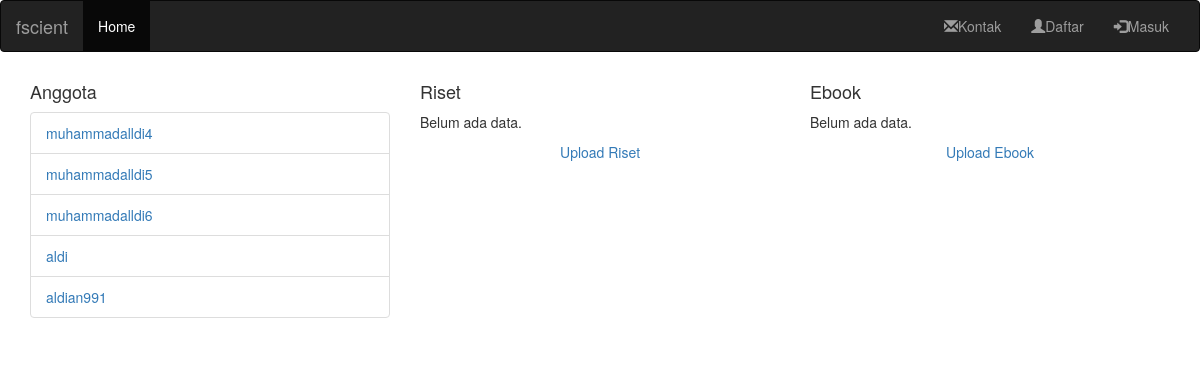
The app's page /, older data.
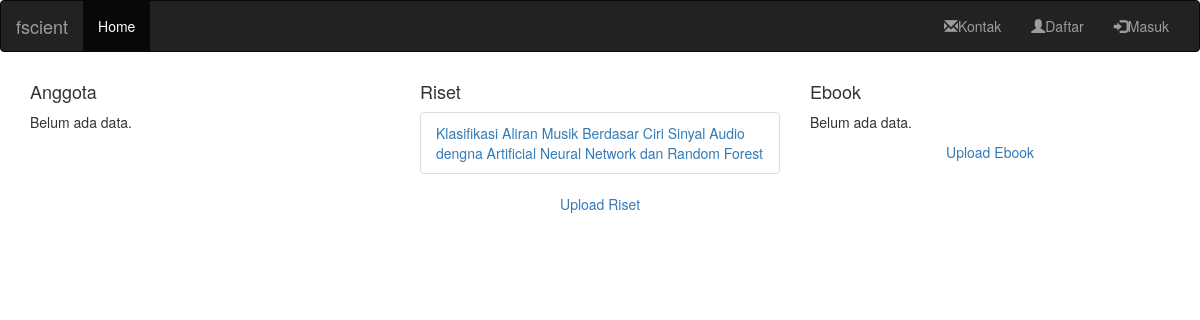
The same page, newer data.
### mahasiswa/models.py (models this page shows, shortened)
class Profile(models.Model):
    created = models.DateTimeField(auto_now_add=True)
    user 	= models.OneToOneField(User, on_delete=models.CASCADE)
    bio = models.TextField(max_length=500, blank=True)
    location = models.CharField(max_length=30, blank=True)
    first_name = models.CharField(max_length=100, blank=True)
    last_name = models.CharField(max_length=100, blank=True)
    email_address = models.EmailField()
    noreg = models.CharField(max_length=100, blank=True)
    angkatan = models.CharField(max_length=100, blank=True)
    peminatan = models.CharField(max_length=100, blank=True)
    class Meta:
        ordering = ('created',)

class Journal(models.Model):
    created         = models.DateTimeField(auto_now_add=True)
    description = models.CharField(max_length=255, blank=True)
    journal = models.FileField(upload_to='journal/')
    uploaded_at = models.DateTimeField(auto_now_add=True)

### mahasiswa/views.py (the view)
# urls.py: url(r'^$', views.index, name='index'),
def index(request):
    document_list  = Document.objects.all()
    mahasiswa_list  = Profile.objects.all()
    journal_list  = Journal.objects.all()
    context = {'latest_question_list': mahasiswa_list,'latest_document_list': document_list,'latest_journal_list': journal_list}
    return render(request, 'mahasiswa/index.html', context)

### mahasiswa/templates/mahasiswa/index.html (shortened to what this page needs)
{% extends 'mahasiswa/base.html' %}
  {% block content %}
  <div class="container">
    <div class="row">
      <div class="col-sm-4">
      {% load static %}
        <h4>Anggota</h4>
  		{% if latest_question_list %}
  	    <ul class="list-group">
  	    {% for q in latest_question_list %}
  	        <li class="list-group-item"><a href="/profile/{{ q.id }}/">{{ q.user }}</a></li>
  	    {% endfor %}
  		</ul>
  		{% else %}
  			<p>Belum ada data.</p>
  		{% endif %}
      </div>
      <div class="col-sm-4">
        <h4>Riset</h4>
      {% if latest_journal_list %}
        <ul class="list-group">
        {% for q in latest_journal_list %}
            <li class="list-group-item"><a href="{% static q.journal %}">  {{ q.description }}</a></li>
        {% endfor %}
      </ul>
      {% else %}
        <p>Belum ada data.</p>
      {% endif %}
          <p align="center"><a href="{% url 'journal_form_upload' %}">Upload Riset</a></p>
      </div>
      <div class="col-sm-4">
        <h4>Ebook</h4>
      {% if latest_document_list %}
        <ul class="list-group">
        {% for q in latest_document_list %}
            <li class="list-group-item"><a href="{% static q.document %}">  {{ q.description }}</a></li>
        {% endfor %}
      </ul>
      {% else %}
        <p>Belum ada data.</p>
      {% endif %}
          <p align="center"><a href="{% url 'model_form_upload' %}">Upload Ebook</a></p>
      </div>
    </div>
  </div>
<br/>
<br/>
<br/>
  {% endblock %}

Row changes from the older to the newer data that the page shows:
removed Profile: user "muhammadalldi4"
removed Profile: user "muhammadalldi5"
removed Profile: user "muhammadalldi6"
removed Profile: user "aldi"
removed Profile: user "aldian991"
added Journal: description "Klasifikasi Aliran Musik Berdasar Ciri Sinyal Audio dengna Artificial Neural Network dan Random Forest"
